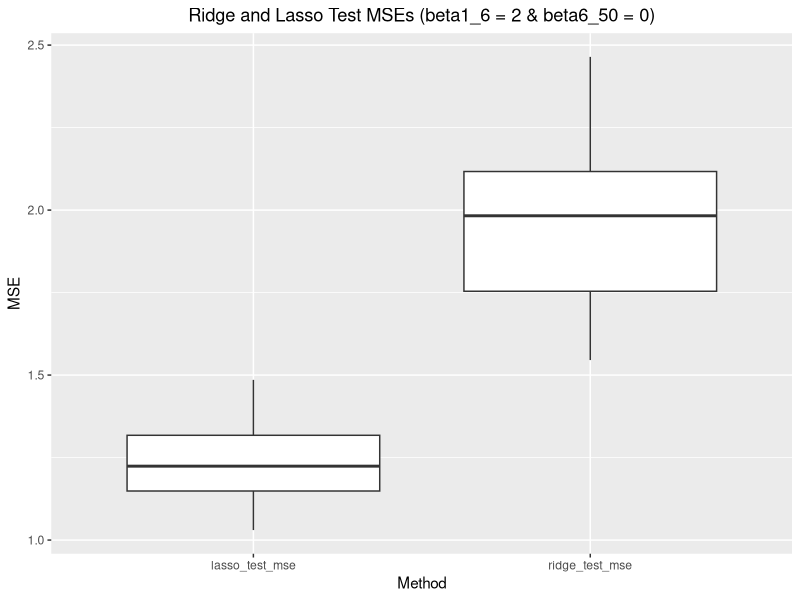
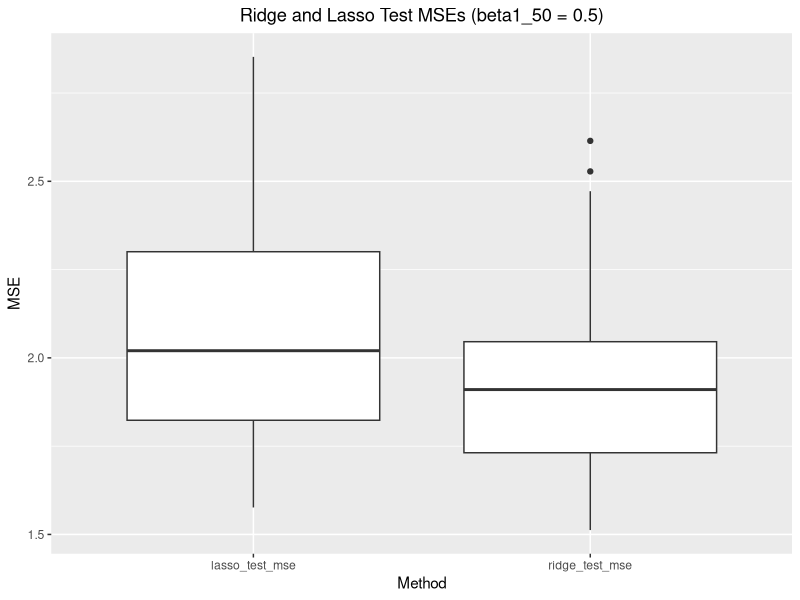

These charts were generated, in order, by the following R code:
## ---- chunk 1
library(glmnet)
library("tidyverse")


set.seed(0)
p <- 50
n <- 1100

X <- matrix(rnorm(n*p, 0, 1), nrow=n, ncol=p)
epsilon <- rnorm(n, 0, 1)
beta <- c(2, 2, 2, 2, 2, rep(0, p-5))
y <- X %*% beta + epsilon

train_id <- sample(seq_len(nrow(X)), 100)
X_train <- X[train_id,]
y_train <- y[train_id]
X_test <- X[-train_id,]
y_test <- y[-train_id]

grid <- 10^seq(10,-2,length = 100)
## ---- chunk 2
cvr <- cv.glmnet(X_train,y_train,alpha=0,lambda=grid)
bestlam_r <- cvr$lambda.min
best_fit_r <- glmnet(X_train,y_train,alpha=0,lambda=bestlam_r)
test_pred_r <- predict(best_fit_r, newx=X_test, s=bestlam_r)

mean((y_test - test_pred_r)^2)

cvl <- cv.glmnet(X_train,y_train,alpha=1,lambda=grid)
bestlam_l <- cvl$lambda.min
best_fit_l <- glmnet(X_train,y_train,alpha=1,lambda=bestlam_l)
test_pred_l <- predict(best_fit_l, newx=X_test, s=bestlam_l)
mean((y_test - test_pred_l)^2)
## ---- chunk 3

ridge_test_mse <- rep(NA, 50)
lasso_test_mse <- rep(NA, 50)


for (i in 2:50){

  set.seed(i)
  p <- 50
  n <- 1100

  X <- matrix(rnorm(n*p, 0, 1), nrow=n, ncol=p)
  epsilon <- rnorm(n, 0, 1)
  beta <- c(2, 2, 2, 2, 2, rep(0, p-5))
  y <- X %*% beta + epsilon

  train_id <- sample(seq_len(nrow(X)), 100)
  X_train <- X[train_id,]
  y_train <- y[train_id]
  X_test <- X[-train_id,]
  y_test <- y[-train_id]

  grid <- 10^seq(10,-2,length = 100)

  cvr <- cv.glmnet(X_train,y_train,alpha=0,lambda=grid)
  bestlam_r <- cvr$lambda.min
  best_fit_r <- glmnet(X_train,y_train,alpha=0,lambda=bestlam_r)
  test_pred_r <- predict(best_fit_r, newx=X_test, s=bestlam_r)
  ridge_test_mse[i] <- mean((y_test - test_pred_r)^2)

  cvl <- cv.glmnet(X_train,y_train,alpha=1,lambda=grid)
  bestlam_l <- cvl$lambda.min
  best_fit_l <- glmnet(X_train,y_train,alpha=1,lambda=bestlam_l)
  test_pred_l <- predict(best_fit_l, newx=X_test, s=bestlam_l)
  lasso_test_mse[i] <- mean((y_test - test_pred_l)^2)
}

ridge_test_mse <- ridge_test_mse[2:50]
lasso_test_mse <- lasso_test_mse[2:50]

df <- data.frame(ridge_test_mse, lasso_test_mse)
df <- df %>% pivot_longer(cols = c(ridge_test_mse, lasso_test_mse), names_to = "method", values_to = "test_mse")
ggplot(df, aes(x=method, y=test_mse)) +
  geom_boxplot() +
  ggtitle("Ridge and Lasso Test MSEs (beta1_6 = 2 & beta6_50 = 0)") +
  xlab("Method") +
  ylab("MSE") +
  theme(plot.title = element_text(hjust = 0.5))
## ---- chunk 4
set.seed(0)
p <- 50
n <- 1100

X <- matrix(rnorm(n*p, 0, 1), nrow=n, ncol=p)
epsilon <- rnorm(n, 0, 1)
beta <- rep(0.5, p)
y <- X %*% beta + epsilon

train_id <- sample(seq_len(nrow(X)), 100)
X_train <- X[train_id,]
y_train <- y[train_id]
X_test <- X[-train_id,]
y_test <- y[-train_id]

grid <- 10^seq(10,-2,length = 100)

cvr <- cv.glmnet(X_train,y_train,alpha=0,lambda=grid)
bestlam_r <- cvr$lambda.min
best_fit_r <- glmnet(X_train,y_train,alpha=0,lambda=bestlam_r)
test_pred_r <- predict(best_fit_r, newx=X_test, s=bestlam_r)

mean((y_test - test_pred_r)^2)

cvl <- cv.glmnet(X_train,y_train,alpha=1,lambda=grid)
bestlam_l <- cvl$lambda.min
best_fit_l <- glmnet(X_train,y_train,alpha=1,lambda=bestlam_l)
test_pred_l <- predict(best_fit_l, newx=X_test, s=bestlam_l)
mean((y_test - test_pred_l)^2)

## ---- chunk 5

ridge_test_mse <- rep(NA, 50)
lasso_test_mse <- rep(NA, 50)


for (i in 2:50){

  set.seed(i)
  p <- 50
  n <- 1100

  X <- matrix(rnorm(n*p, 0, 1), nrow=n, ncol=p)
  epsilon <- rnorm(n, 0, 1)
  beta <- rep(0.5, p)
  y <- X %*% beta + epsilon

  train_id <- sample(seq_len(nrow(X)), 100)
  X_train <- X[train_id,]
  y_train <- y[train_id]
  X_test <- X[-train_id,]
  y_test <- y[-train_id]

  grid <- 10^seq(10,-2,length = 100)

  cvr <- cv.glmnet(X_train,y_train,alpha=0,lambda=grid)
  bestlam_r <- cvr$lambda.min
  best_fit_r <- glmnet(X_train,y_train,alpha=0,lambda=bestlam_r)
  test_pred_r <- predict(best_fit_r, newx=X_test, s=bestlam_r)
  ridge_test_mse[i] <- mean((y_test - test_pred_r)^2)

  cvl <- cv.glmnet(X_train,y_train,alpha=1,lambda=grid)
  bestlam_l <- cvl$lambda.min
  best_fit_l <- glmnet(X_train,y_train,alpha=1,lambda=bestlam_l)
  test_pred_l <- predict(best_fit_l, newx=X_test, s=bestlam_l)
  lasso_test_mse[i] <- mean((y_test - test_pred_l)^2)
}

ridge_test_mse <- ridge_test_mse[2:50]
lasso_test_mse <- lasso_test_mse[2:50]

df <- data.frame(ridge_test_mse, lasso_test_mse)
df <- df %>% pivot_longer(cols = c(ridge_test_mse, lasso_test_mse), names_to = "method", values_to = "test_mse")
ggplot(df, aes(x=method, y=test_mse)) +
  geom_boxplot() +
  ggtitle("Ridge and Lasso Test MSEs (beta1_50 = 0.5)") +
  xlab("Method") +
  ylab("MSE") +
  theme(plot.title = element_text(hjust = 0.5))
